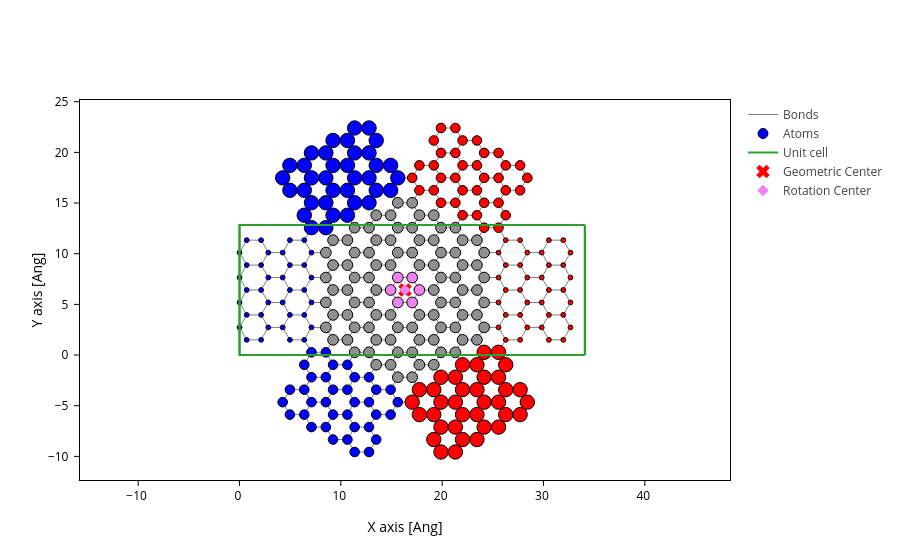

Source (notebook cell):
### Markdown cell above
# Convergence for device: Reduced structure (3 arms)

### Code cell
i = 1
length = 2

length, width, center_size = infer_centersize(length, i)
# width += 2
__params__electrode = f"{length}L_{width}W"
__params__device = __params__electrode + f"_{center_size}C"
electrode = build_electrode(width=width, length=length)
ribbon = build_nanoribbon(electrode=electrode, center_size=center_size)
device, lr_idx_device = build_reduced_device(ribbon, electrode, repeat=3)
print(f"{__params__device.split("_")}")
atoms_style = mark_electrode(lr_idx_device)

plot_with_center(device, atoms_style=atoms_style)

### Figure 1 — Plotly figure (JSON) as saved in the notebook; plotly's stock layout.template omitted (floating-point values rounded to 4 significant figures; data arrays with more than 128 entries replaced by an {"elided": "..."} marker saying what was removed)
{"data": [{"line": {"color": "gray", "width": 1}, "meta": {}, "mode": "lines", "name": "Bonds", "opacity": 1, "type": "scatter", "x": {"elided": "9198 float values"}, "y": {"elided": "9198 float values"}}, {"marker": {"color": {"elided": "312 str values"}, "line": {"color": "black", "width": 1}, "opacity": 1, "size": {"elided": "312 float values"}}, "meta": {}, "mode": "markers", "name": "Atoms", "opacity": 1, "type": "scatter", "x": {"elided": "312 float values"}, "y": {"elided": "312 float values"}}, {"meta": {}, "mode": "lines", "name": "Unit cell", "type": "scatter", "x": [0.0, 0.0, 34.08, 34.08, 0.0, 0.0, NaN, 0.0, 0.0, 0.0, 34.08, 34.08, 0.0, NaN, 34.08, 34.08, NaN, 34.08, 34.08], "y": [0.0, 12.84, 12.84, 12.84, 12.84, 12.84, NaN, 12.84, 0.0, 0.0, 0.0, 0.0, 0.0, NaN, 12.84, 0.0, NaN, 12.84, 0.0]}, {"marker": {"color": "red", "size": 12, "symbol": "x"}, "mode": "markers", "name": "Geometric Center", "type": "scatter", "x": [16.33], "y": [6.419]}, {"marker": {"color": "violet", "size": 9, "symbol": "diamond"}, "mode": "markers", "name": "Rotation Center", "type": "scatter", "x": [16.33], "y": [6.419]}], "layout": {"scene": {"aspectmode": "data", "xaxis": {"title": {"text": "X axis [Ang]"}}, "yaxis": {"title": {"text": "Y axis [Ang]"}}}, "xaxis": {"scaleanchor": "y", "scaleratio": 1, "title": {"text": "X axis [Ang]"}}, "yaxis": {"title": {"text": "Y axis [Ang]"}}}}
